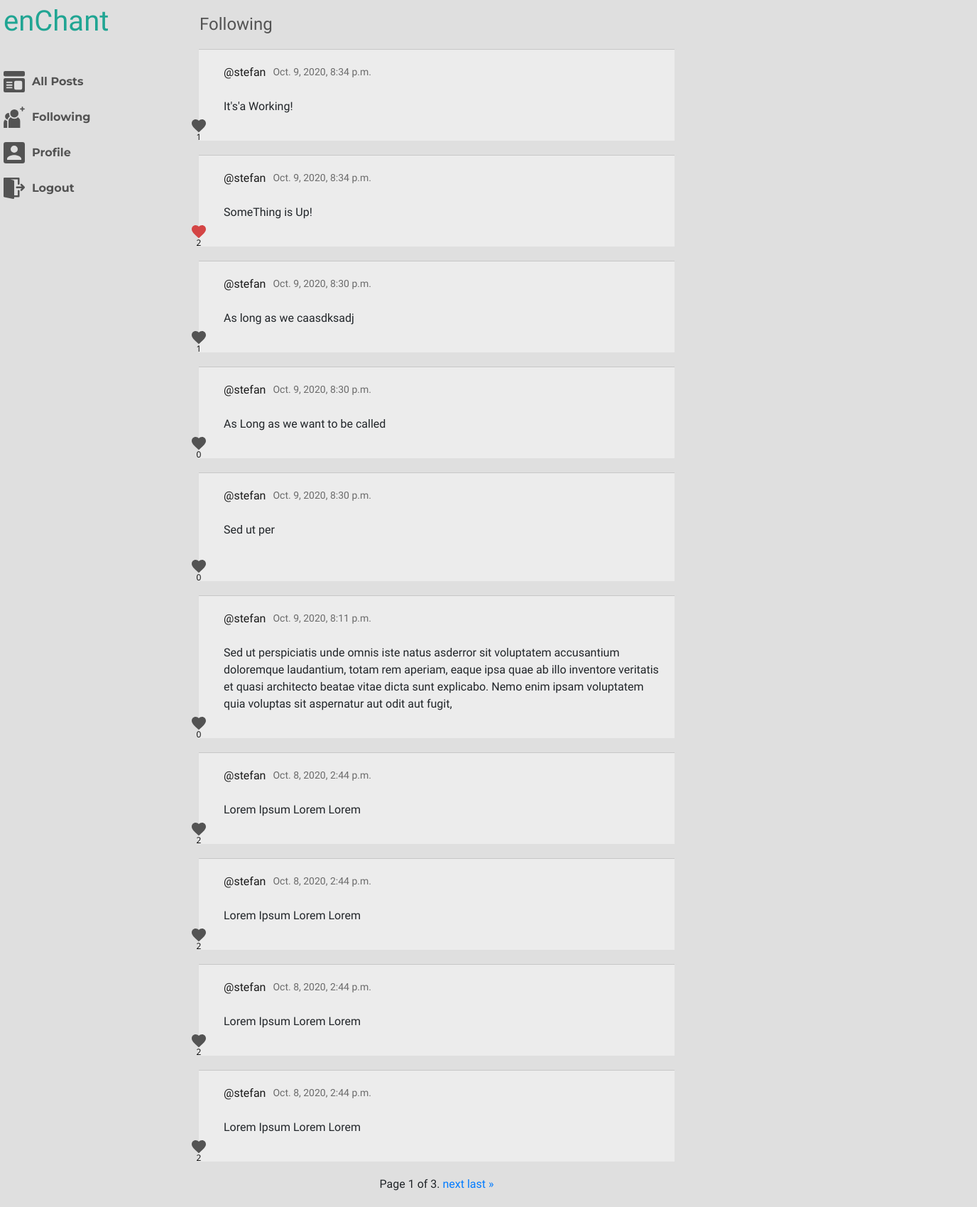
The app's page /following/ (signed in), older data.
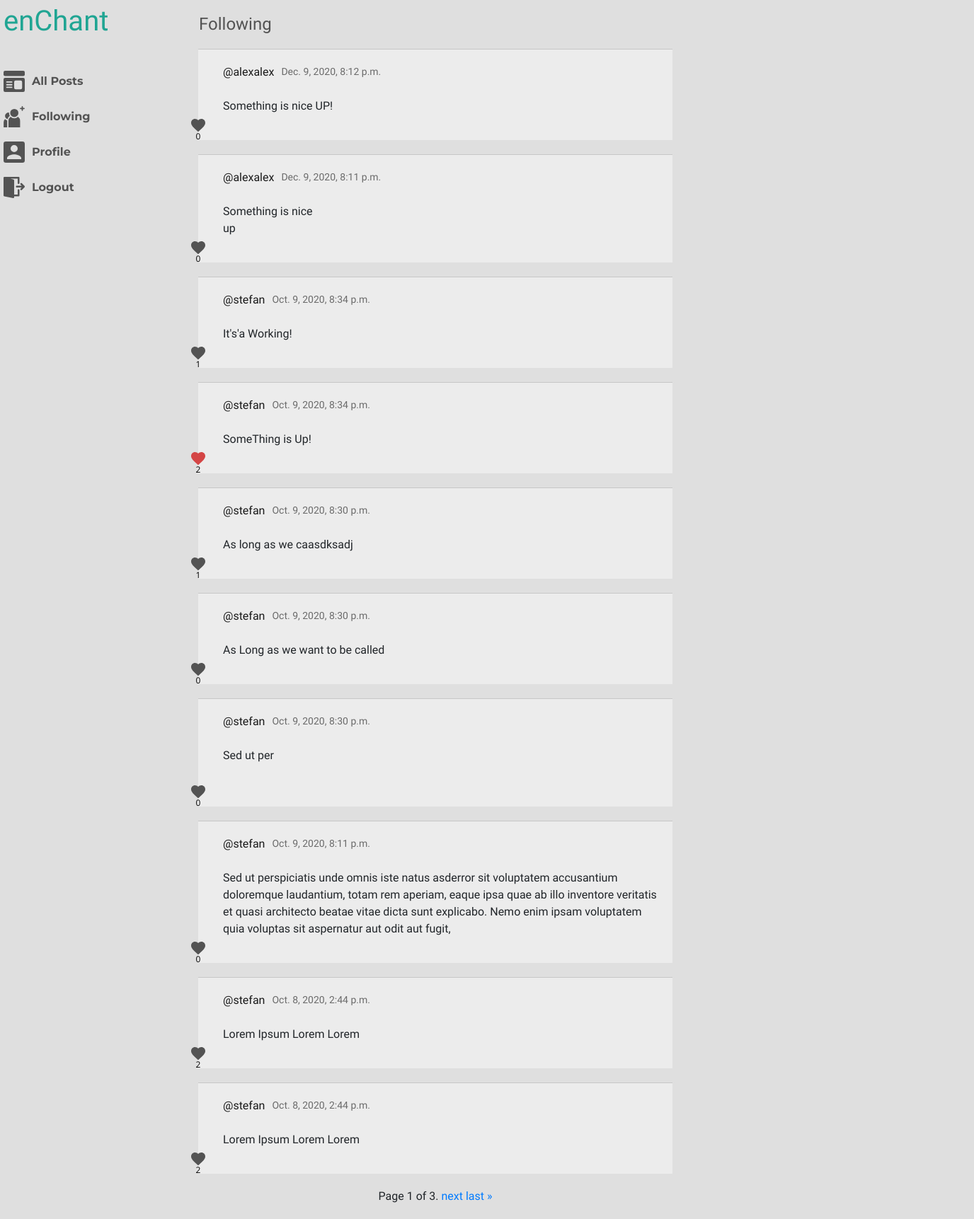
The same page, newer data.
### network/models.py (models this page shows, shortened)
class Post(models.Model):
    user = models.ForeignKey(settings.AUTH_USER_MODEL, on_delete=models.CASCADE, related_name="posts")
    content = models.CharField(max_length = 256)
    date_added = models.DateTimeField(auto_now_add=True)
    edited = models.BooleanField(default=False)
    like = models.ManyToManyField(User, blank=True, related_name="likes")

class User(AbstractUser):
    pass

### network/views.py (the view)
# urls.py: path("following/", views.following_view, name="following_view"),
def following_view(request):
    current_user = request.user
    users_followed = Profile.objects.get(user=current_user).following.all()
    posts_list = Post.objects.filter(user__in=users_followed).order_by('-date_added')
    paginator = Paginator(posts_list, 10)
    page_number = request.GET.get('page')
    page_obj = paginator.get_page(page_number)
    context = {
        "page_obj": page_obj,
    }
    return render(request, "network/following.html", context)

### network/templates/network/following.html (shortened to what this page needs)
{% extends "network/layout.html" %}
{% load static %}
{% block body %}
    <h1 class="main-header">
        Following
    </h1>
    <div class="tweets-list">
        {% for tweet in page_obj %}
        <div class="tweet-wrapper" id="tweet-{{ tweet.id }}">
            <div class="tweet">
                <div class="tweet-header">
                    <a class="name" href="{% url 'display_profile_view' tweet.user.id %}">@{{ tweet.user.username }} </a>
                    <p class="date">{{ tweet.date_added }}</p>
                </div>
                <div class="tweet-content" id="tweet-content-{{ tweet.id }}">
                    <p>
                        {{ tweet.content }}
                    </p>
                </div>
            </div>
            <div class="tweet-buttons">
                <button class="like-button" data-id="{{ tweet.id }}">
                    {% if request.user in tweet.like.all %}
                        <img src="{% static 'network/icons/like-red.svg' %}">
                    {% else %}
                        <img src="{% static 'network/icons/like.svg' %}">
                    {% endif %}
                    <p>{{ tweet.like.count }}</p>
                </button>
            </div>
        </div>
        {% endfor %}
    </div>
    {% if page_obj %}
    <div class="pagination">
        <span class="step-links">
            <span class="current">
                Page {{ page_obj.number }} of {{ page_obj.paginator.num_pages }}.
            </span>
            {% if page_obj.has_next %}
                <a href="?page={{ page_obj.next_page_number }}">next</a>
                <a href="?page={{ page_obj.paginator.num_pages }}">last &raquo;</a>
            {% endif %}
        </span>
    </div>
    {% else %}
        <h2 class="empty-status">You're not following anyone at the moment</h2>
    {% endif %}
{% endblock %}

Row changes from the older to the newer data that the page shows:
no longer on this page (row unchanged): Post: user.username "stefan", date_added "Oct. 8, 2020, 2:44 p.m.", content "Lorem Ipsum Lorem Lorem", like.count "2"
no longer on this page (row unchanged): Post: user.username "stefan", date_added "Oct. 8, 2020, 2:44 p.m.", content "Lorem Ipsum Lorem Lorem", like.count "2"
added Post: user.username "alexalex", date_added "Dec. 9, 2020, 8:12 p.m.", content "Something is nice UP!", like.count "0"
added Post: user.username "alexalex", date_added "Dec. 9, 2020, 8:11 p.m.", content "Something is nice up", like.count "0"
